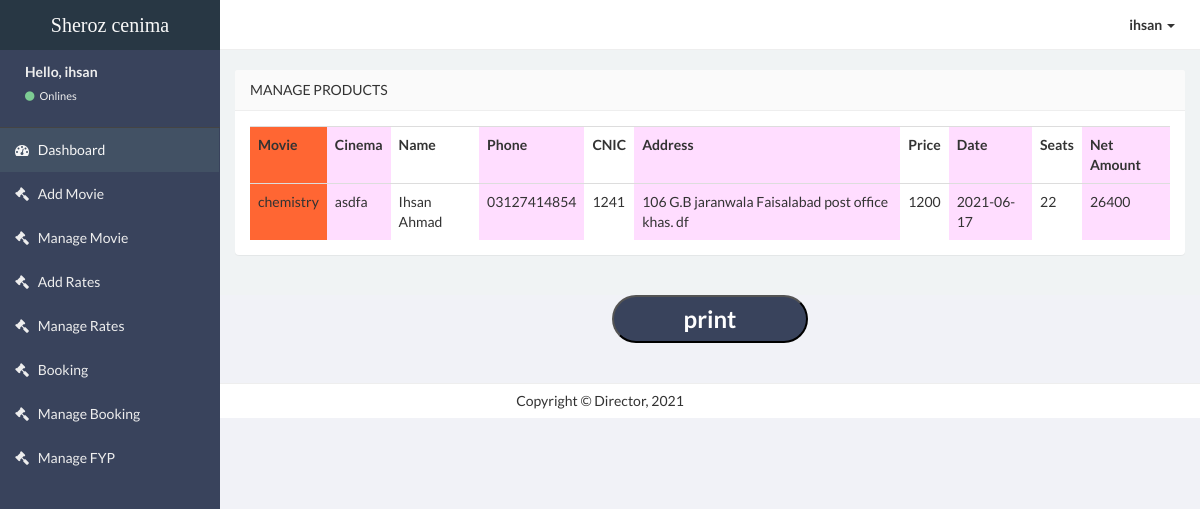
/admin/Director-free/show_record.php?uid=6 (signed in), run on the app's committed database.
### tables this page shows
CREATE TABLE `product` (
  `id` int(11) NOT NULL,
  `movie` varchar(50) NOT NULL,
  `cinema` varchar(50) NOT NULL,
  `name` varchar(50) NOT NULL,
  `phone` varchar(100) NOT NULL,
  `cnic` varchar(50) NOT NULL,
  `address` varchar(50) NOT NULL,
  `price` varchar(50) NOT NULL,
  `date` varchar(50) NOT NULL,
  `seat` varchar(50) NOT NULL,
  `net_amount` varchar(50) NOT NULL
);

### admin/Director-free/connection.php (called while the page is built, shortened)
<?php
$con = mysqli_connect("localhost" , "root" , "" , "php_ticketbooking");
$userid = $_SESSION['id'];
$selectuser = "select * from login where id = '$userid'";
$runuser = mysqli_query($con,$selectuser);
$datauser = mysqli_fetch_array($runuser);
?>

### admin/Director-free/show_record.php (the view, shortened to what this page needs)
<?php include "connection.php" ?>
<!DOCTYPE html>
<html>
<?php include "head.php" ?>
<body class="skin-black">
  <?php include "navbar.php" ?>
  <?php include "sidebar.php" ?>
  <aside class="right-side">
    <section class="content">
      <div class="row">
        <div class="col-lg-12">
          <section class="panel">
            <header class="panel-heading">
              Manage Products
            </header>
            <div class="panel-body table-responsive">
              <table class="table table-hover">
                <tr>
                  <th style="background-color:#F63;">Movie</th>
                  <th style="background-color:#FDF;">Cinema</th>
                  <th>Name</th>
                  <th style="background-color:#FDF;">Phone</th>
                  <th>CNIC</th>
                  <th style="background-color:#FDF;">Address</th>
                  <th>Price</th>
                  <th style="background-color:#FDF;">Date</th>
                  <th>Seats</th>
                  <th style="background-color:#FDF;">Net Amount</th>
                </tr>
                <tr>
                <?php
                $uid = $_GET['uid'];
                $select = "select * from product where id = '$uid'";
                $res = mysqli_query($con, $select);
              while ($data = mysqli_fetch_array($res)) {
                ?>
                  <td style="background-color:#F63;"><?php echo $data['movie']; ?></td>
                  <td style="background-color:#FDF;"><?php echo $data['cinema']; ?></td>
                  <td><?php echo $data['name']; ?></td>
                  <td style="background-color:#FDF;"><?php echo $data['phone']; ?></td>
                  <td><?php echo $data['cnic']; ?></td>
                  <td style="background-color:#FDF;"><?php echo $data['address']; ?></td>
                  <td><?php echo $data['price']; ?></td>
                  <td style="background-color:#FDF;"><?php echo $data['date']; ?></td>
                  <td><?php echo $data['seat']; ?></td>
                  <td style="background-color:#FDF;"><?php echo $data['net_amount']; ?></td>
                </tr>
              <?php
              }
              ?>
              </table>
            </div>
        </div>
    </section>
    <div>
      <input type="button" value="print" onclick="PrintDiv();" style="width: 20%; display: block; margin:auto; padding:5px; background-color: #39435C; color:white;
      font-size:24px; font-weight:700; border-radius:100px; margin-bottom:40px !important " />
    </div>
  </aside>
  <div class="footer-main">
    Copyright &copy Director, 2021
  </div>
  </div>
</body>
</html>

### admin/Director-free/navbar.php (shortened to what this page needs)
<header class="header">
    <a href="index.php" class="logo">
        Sheroz cenima
    </a>
    <nav class="navbar navbar-static-top" role="navigation">
        <div class="navbar-right">
            <ul class="nav navbar-nav">
                <li class="dropdown user user-menu">
                    <a href="#" class="dropdown-toggle" data-toggle="dropdown">
                        <span><?php echo $datauser['username']; ?> <i class="caret"></i></span>
                    </a>
                </li>
            </ul>
        </div>
    </nav>
</header>

### admin/Director-free/sidebar.php (shortened to what this page needs)
<div class="wrapper row-offcanvas row-offcanvas-left">
    <aside class="left-side sidebar-offcanvas">
        <section class="sidebar">
            <div class="user-panel">
                <div class="pull-left info">
                    <p>Hello, <?php echo $datauser['username']; ?></p>
                    <a href="#"><i class="fa fa-circle text-success"></i> Onlines</a>
                </div>
            </div>
            <ul class="sidebar-menu">
                <li class="active">
                    <a href="index.php">
                        <i class="fa fa-dashboard"></i> <span>Dashboard</span>
                    </a>
                </li>
                <li>
                    <a href="add_catagory.php">
                        <i class="fa fa-gavel"></i> <span>Add Movie</span>
                    </a>
                </li>
                <li>
                    <a href="manage_catagory.php">
                        <i class="fa fa-gavel"></i> <span>Manage Movie</span>
                    </a>
                </li>
                <li>
                    <a href="add_sub_catagory.php">
                        <i class="fa fa-gavel"></i> <span>Add Rates</span>
                    </a>
                </li>
                <li>
                    <a href="manage_sub_catagory.php">
                        <i class="fa fa-gavel"></i> <span>Manage Rates</span>
                    </a>
                </li>
                <li>
                    <a href="add_product.php">
                        <i class="fa fa-gavel"></i> <span>Booking</span>
                    </a>
                </li>
                <li>
                    <a href="manage_product.php">
                        <i class="fa fa-gavel"></i> <span>Manage Booking</span>
                    </a>
                </li>
                <li>
                    <a href="testing.php">
                        <i class="fa fa-gavel"></i> <span>Manage FYP</span>
                    </a>
                </li>
            </ul>
        </section>
    </aside>

### data on the page
product: movie "chemistry", cinema "asdfa", name "Ihsan Ahmad", phone "03127414854", cnic "1241", address "106 G.B jaranwala Faisalabad post office khas. df", price "1200", date "2021-06-17", seat "22", net_amount "26400"

### other printed values
$datauser['username'] "ihsan"
